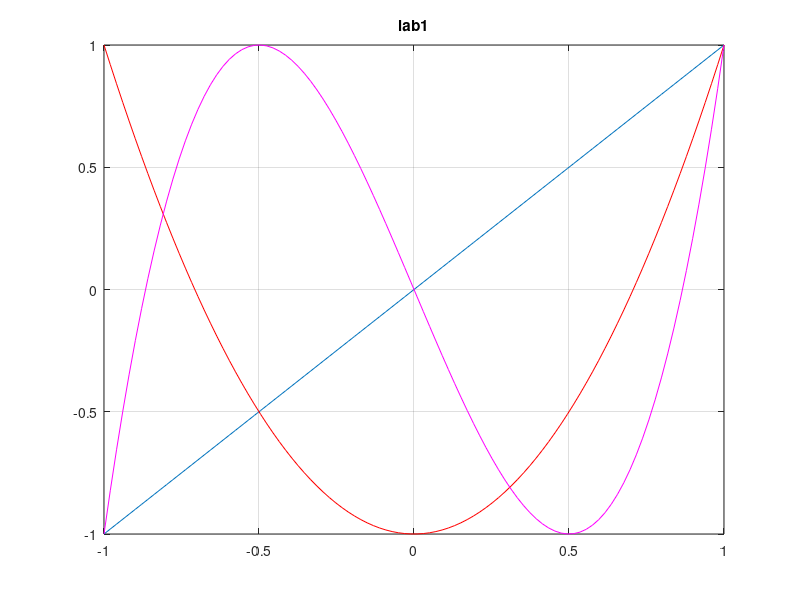

This figure's MATLAB source:
 
x=linspace(-1,1,100); 
%x= -1:0.01:1; sau asa step 0.01
T1=cos(1*acos(x));
T2=cos(2*acos(x));
T3=cos(3*acos(x));  
%x e vector -> t1 t2 t3 e tot vector
plot(x,T1)
hold on
plot(x,T2,'r')
plot(x,T3,'m')
grid on
title('lab1')